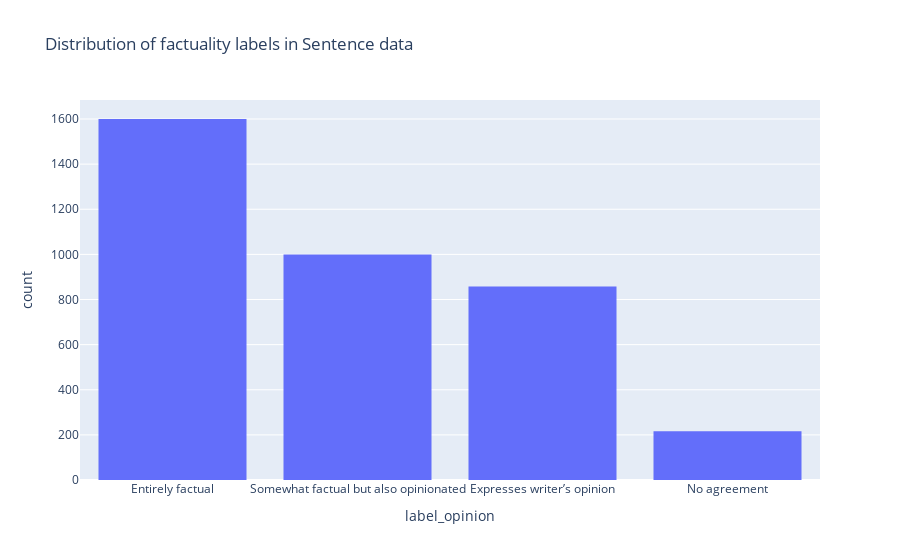

The cell this chart's notebook holds for it:
### Markdown cell above
### Factuality

### Code cell
px.histogram(df1, x='label_opinion', title='Distribution of factuality labels in Sentence data')

### Figure 1 — Plotly figure (JSON) as saved in the notebook; plotly's stock layout.template omitted (floating-point values rounded to 4 significant figures; data arrays with more than 128 entries replaced by an {"elided": "..."} marker saying what was removed)
{"data": [{"alignmentgroup": "True", "bingroup": "x", "hovertemplate": "label_opinion=%{x}<br>count=%{y}<extra></extra>", "legendgroup": "", "marker": {"color": "#636efa", "pattern": {"shape": ""}}, "name": "", "offsetgroup": "", "orientation": "v", "showlegend": false, "type": "histogram", "x": {"elided": "3674 str values"}, "xaxis": "x", "yaxis": "y"}], "layout": {"barmode": "relative", "legend": {"tracegroupgap": 0}, "title": {"text": "Distribution of factuality labels in Sentence data"}, "xaxis": {"anchor": "y", "domain": [0, 1], "title": {"text": "label_opinion"}}, "yaxis": {"anchor": "x", "domain": [0, 1], "title": {"text": "count"}}}}
